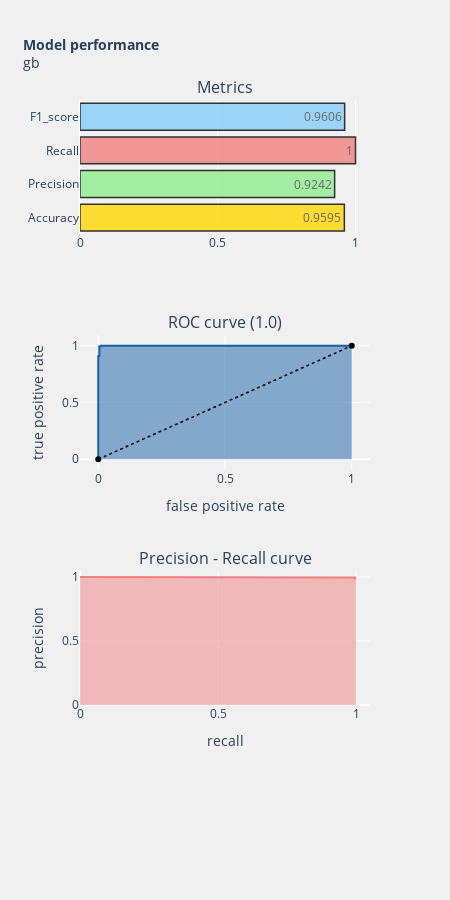

Notebook cell for this chart:
### Code cell
y_pred = gb.predict(test)
y_score = gb.predict_proba(test)[:,1]

model_performance_plot('gb')

### Figure 1 — Plotly figure (JSON) as saved in the notebook; plotly's stock layout.template omitted (floating-point values rounded to 4 significant figures; data arrays with more than 128 entries replaced by an {"elided": "..."} marker saying what was removed)
{"data": [{"marker": {"color": ["gold", "lightgreen", "lightcoral", "lightskyblue"], "line": {"color": "#000000", "width": 1.5}}, "opacity": 0.8, "orientation": "h", "text": [0.9595, 0.9242, 1, 0.9606], "textposition": "auto", "type": "bar", "x": [0.9595, 0.9242, 1, 0.9606], "xaxis": "x", "y": ["Accuracy", "Precision", "Recall", "F1_score"], "yaxis": "y"}, {"fill": "tozeroy", "line": {"color": "rgb(22, 96, 167)", "width": 2}, "name": "Roc : ", "type": "scatter", "x": [0, 0, 0, 0, 0, 0, 0, 0, 0, 0, 0, 0, 0, 0, 0, 0, 0, 0, 0, 0, 0, 0, 0, 0, 0, 0, 0, 0, 0, 0, 0, 0, 0, 0, 0, 0, 0, 0, 0, 0, 0, 0, 0, 0, 0, 0, 0, 0, 0, 0, 0, 0, 0, 0, 0, 0, 0, 0, 0, 0, 0, 0, 0, 0, 0, 0, 0, 0, 0, 0, 0, 0, 0, 0, 0, 0, 0, 0, 0, 0, 0.004, 0.004, 0.004, 0.004, 0.004, 0.004, 0.004, 0.004, 0.012, 0.012, 1], "xaxis": "x2", "y": [0, 0.004098, 0.008197, 0.03279, 0.03689, 0.05328, 0.07787, 0.09016, 0.09836, 0.1393, 0.1475, 0.1557, 0.1639, 0.1721, 0.1844, 0.1885, 0.1967, 0.2131, 0.2172, 0.2254, 0.2746, 0.291, 0.2951, 0.3115, 0.3156, 0.332, 0.3361, 0.3525, 0.3566, 0.3648, 0.3811, 0.3893, 0.4057, 0.418, 0.4221, 0.4303, 0.4344, 0.4426, 0.4508, 0.459, 0.4631, 0.4795, 0.4877, 0.4959, 0.5082, 0.5164, 0.5492, 0.5574, 0.5656, 0.5697, 0.5861, 0.5943, 0.6107, 0.6189, 0.627, 0.6393, 0.6557, 0.668, 0.6844, 0.7008, 0.709, 0.7131, 0.7254, 0.7377, 0.7459, 0.7705, 0.7869, 0.791, 0.8033, 0.8115, 0.8156, 0.8238, 0.8361, 0.8443, 0.8484, 0.8648, 0.8852, 0.8934, 0.9016, 0.9098, 0.9098, 0.9221, 0.9467, 0.9672, 0.9754, 0.9836, 0.9918, 0.9959, 0.9959, 1, 1], "yaxis": "y2"}, {"line": {"color": "black", "dash": "dot", "width": 1.5}, "type": "scatter", "x": [0, 1], "xaxis": "x2", "y": [0, 1], "yaxis": "y2"}, {"fill": "tozeroy", "line": {"color": "lightcoral", "width": 2}, "name": "Precision[0.98785425 0.98780488 0.99183673 0.99590164 0.99588477 0.99585062\n 0.99583333 0.9958159  0.99578059 0.99568966 0.99565217 0.99561404\n 0.99557522 0.99555556 0.99553571 0.9955157  1.         1.\n 1.         1.         1.         1.         1.         1.\n 1.         1.         1.         1.         1.         1.\n 1.         1.         1.         1.         1.         1.\n 1.         1.         1.         1.         1.         1.\n 1.         1.         1.         1.         1.         1.\n 1.         1.         1.         1.         1.         1.\n 1.         1.         1.         1.         1.         1.\n 1.         1.         1.         1.         1.         1.\n 1.         1.         1.         1.         1.         1.\n 1.         1.         1.         1.         1.         1.\n 1.         1.         1.         1.         1.         1.\n 1.         1.         1.         1.         1.         1.\n 1.         1.         1.         1.         1.         1.\n 1.         1.         1.         1.         1.         1.\n 1.         1.         1.         1.         1.         1.\n 1.         1.         1.         1.         1.         1.\n 1.         1.         1.         1.         1.         1.\n 1.         1.         1.         1.         1.         1.\n 1.         1.         1.         1.         1.         1.\n 1.         1.         1.         1.         1.         1.\n 1.         1.         1.         1.         1.         1.\n 1.         1.         1.         1.         1.         1.\n 1.         1.         1.         1.         1.         1.\n 1.        ]", "type": "scatter", "x": {"elided": "157 float values"}, "xaxis": "x3", "y": {"elided": "157 float values"}, "yaxis": "y3"}], "layout": {"annotations": [{"font": {"size": 16}, "showarrow": false, "text": "Metrics", "x": 0.5, "xanchor": "center", "xref": "paper", "y": 1, "yanchor": "bottom", "yref": "paper"}, {"font": {"size": 16}, "showarrow": false, "text": "ROC curve (1.0)", "x": 0.5, "xanchor": "center", "xref": "paper", "y": 0.6111, "yanchor": "bottom", "yref": "paper"}, {"font": {"size": 16}, "showarrow": false, "text": "Precision - Recall curve", "x": 0.5, "xanchor": "center", "xref": "paper", "y": 0.2222, "yanchor": "bottom", "yref": "paper"}], "autosize": false, "height": 900, "margin": {"b": 195}, "paper_bgcolor": "rgba(240,240,240, 0.95)", "plot_bgcolor": "rgba(240,240,240, 0.95)", "showlegend": false, "title": {"font": {"size": 14}, "text": "<b>Model performance</b><br>gb"}, "width": 450, "xaxis": {"anchor": "y", "domain": [0, 1]}, "xaxis2": {"anchor": "y2", "domain": [0, 1], "title": {"text": "false positive rate"}}, "xaxis3": {"anchor": "y3", "domain": [0, 1], "range": [0, 1.05], "title": {"text": "recall"}}, "yaxis": {"anchor": "x", "domain": [0.7778, 1]}, "yaxis2": {"anchor": "x2", "domain": [0.3889, 0.6111], "title": {"text": "true positive rate"}}, "yaxis3": {"anchor": "x3", "domain": [0, 0.2222], "range": [0, 1.05], "title": {"text": "precision"}}}}
